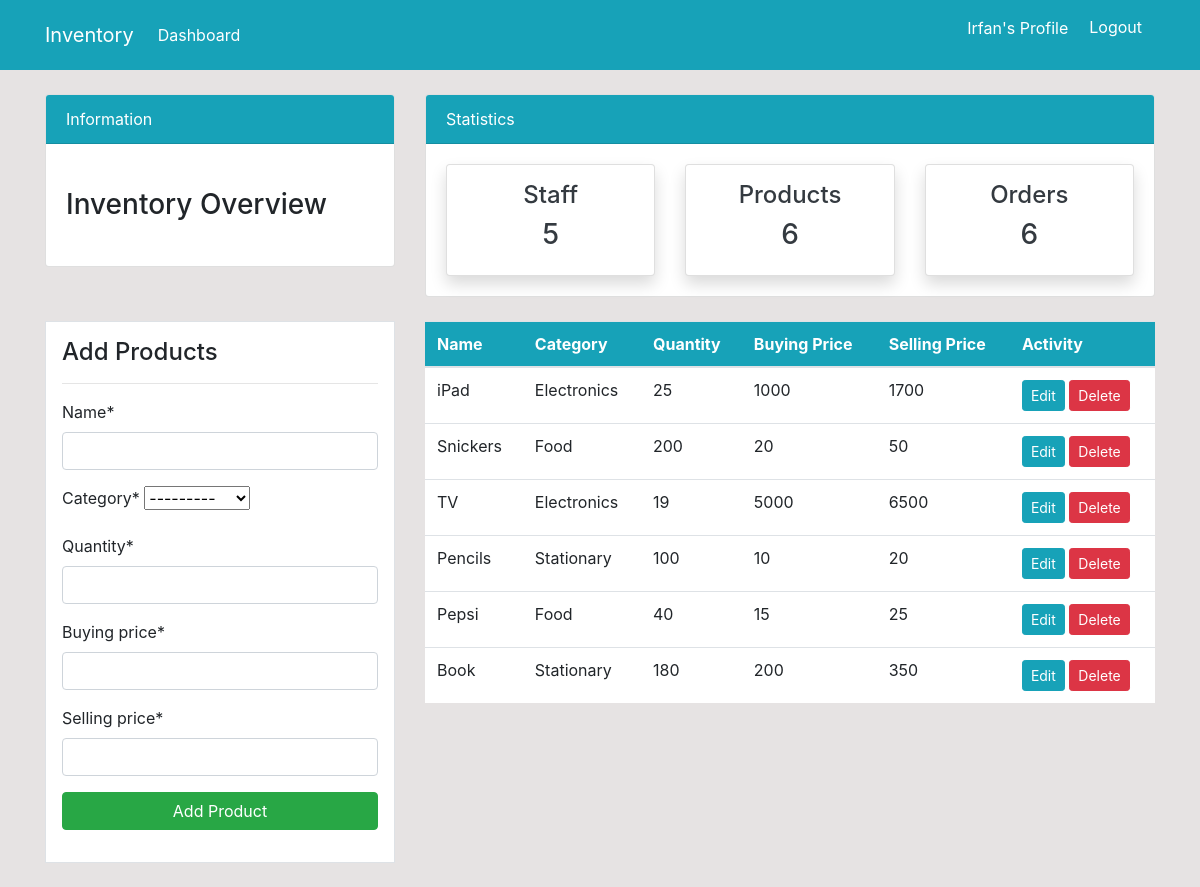
The app's page /product/ (signed in) with its own data.
### dashboard/models.py (models this page shows, shortened)
class Product(models.Model):
    name = models.CharField(max_length=100, null=True)
    category = models.CharField(max_length=20, choices=CATEGORY, null=True)
    quantity = models.PositiveIntegerField(null=True)
    buying_price = models.PositiveIntegerField(null=True)
    selling_price = models.PositiveIntegerField(null=True)
    class Meta:
        verbose_name_plural = 'Product'

### dashboard/views.py (the view)
# urls.py: path('product/', views.product, name='dashboard-product'),
@login_required(login_url='user-login')
def product(request):
    items = Product.objects.all()
    items_count = items.count()
    workers_count = User.objects.all().count()
    orders_count = Order.objects.all().count()
    if request.method == 'POST':
        form = ProductForm(request.POST)
        if form.is_valid():
            form.save()
            product_name = form.cleaned_data.get('name')
            messages.success(request, f'{product_name} has been added')
            return redirect('dashboard-product')
    else:
        form = ProductForm()
    context = {
        'items': items,
        'form': form,
        'workers_count':workers_count,
        'orders_count': orders_count,
        'items_count': items_count,
    }
    return render(request, 'dashboard/product.html', context)

### dashboard/forms.py
class ProductForm(forms.ModelForm):
    class Meta:
        model = Product
        fields = ['name', 'category', 'quantity', 'buying_price', 'selling_price']

### templates/dashboard/product.html (shortened to what this page needs)
{% extends 'partials/base.html' %}
{% load crispy_forms_tags %}
{% block content %}
{% include 'partials/topnav.html' %}
<div class="container">
    <div class="row my-4">
        <div class="col-md-4">
            <div class="border bg-white p-3">
                <h4>Add Products</h4>
                <hr>
                <form method="POST">
                    {{ form|crispy }}
                    <input class="btn btn-success btn-block" type="submit" value="Add Product">
                </form>
            </div>
        </div>
        <div class="col-md-8">
            <table class="table bg-white">
                <thead class="bg-info">
                    <tr class="text-white">
                        <th scope="col">Name</th>
                        <th scope="col">Category</th>
                        <th scope="col">Quantity</th>
                        <th scope="col">Buying Price</th>
                        <th scope="col">Selling Price</th>
                        <th scope="col">Activity</th>
                    </tr>
                </thead>
                <tbody>
                    {% for item in items %}
                    <tr>
                        <td>{{ item.name }}</td>
                        <td>{{ item.category }}</td>
                        <td>{{ item.quantity }}</td>
                        <td>{{ item.buying_price }}</td>
                        <td>{{ item.selling_price }}</td>
                        <td>
                            <a class="btn btn-info btn-sm" href="{% url 'dashboard-product-update' item.id %}">Edit</a>
                            <a class="btn btn-danger btn-sm" href="{% url 'dashboard-product-delete' item.id %}">Delete</a>
                        </td>
                    </tr>
                    {% endfor %}
                </tbody>
            </table>
        </div>
    </div>
</div>
{% endblock %}

### templates/partials/base.html (shortened to what this page needs)
{% load static %}
<html lang="en">
  <head>
    <link rel="stylesheet" href="https://cdn.jsdelivr.net/npm/bootstrap@4.6.2/dist/css/bootstrap.min.css">
    <link rel="stylesheet" href="{% static '/style.css' %}">
  </head>
  <body>
    {% include 'partials/nav.html' %}
    {% block content %}
    {% endblock %}
  </body>
</html>

### templates/partials/nav.html (shortened to what this page needs)
<nav class="navbar navbar-expand-lg navbar-info bg-info">
    {% if user.is_authenticated %}
    <div class="container">
        <a class="navbar-brand text-white" href="{% url 'dashboard-index' %}">Inventory</a>
        <div class="collapse navbar-collapse" id="navbarSupportedContent">
            <ul class="navbar-nav mr-auto">
                <li class="nav-item active">
                    <a class="nav-link text-white" href="{% url 'dashboard-index' %}">Dashboard </a>
                </li>
            </ul>
            <ul class="navbar-nav ml-auto">
                <li class="nav-item active">
                    <a class="nav-link text-white" href="{% url 'user-profile' %}">{{ user.username }}'s Profile </a>
                </li>
                <li class="nav-item">
                    <form action="{% url 'user-logout' %}" method="POST">
                        <input class="btn text-white" type="submit" value="Logout">
                    </form>
                </li>
            </ul>
    {% endif %}
        </div>
    </div>
</nav>

### templates/partials/topnav.html (shortened to what this page needs)
<div class="container">
    <div class="row mt-4">
        <div class="col-md-4">
            <div class="card">
                <div class="card-header bg-info text-white">
                    Information
                </div>
                <div class="card-body">
                    <marquee behavior="" direction="">
                        <h3 class="my-4">Inventory Overview</h3>
                    </marquee>
                </div>
            </div>
        </div>
        <div class="col-md-8">
            <div class="card">
                <div class="card-header bg-info text-white">
                    Statistics
                </div>
                <div class="card-body">
                    <div class="row">
                        <div class="col-md-4">
                            <a class="text-decoration-none text-dark" href="{% url 'dashboard-staff' %}">
                                <div class="card my-card shadow text-center p-3">
                                    <h4>Staff </h4>
                                    <h3>{{ workers_count }}</h3>
                                </div>
                            </a>
                        </div>
                        <div class="col-md-4">
                            <a class="text-decoration-none text-dark" href="{% url 'dashboard-product' %}">
                                <div class="card my-card shadow text-center p-3">
                                    <h4>Products </h4>
                                    <h3>{{ items_count }}</h3>
                                </div>
                            </a>
                        </div>
                        <div class="col-md-4">
                            <a class="text-decoration-none text-dark" href="{% url 'dashboard-order' %}">
                                <div class="card my-card shadow text-center p-3">
                                    <h4>Orders </h4>
                                    <h3>{{ orders_count }}</h3>
                                </div>
                            </a>
                        </div>
                    </div>
                </div>
            </div>
        </div>
    </div>
</div>

### static/style.css (style rules this page uses)
body { background: rgb(230, 227, 227); }

### records on screen
Product: name "iPad", category "Electronics", quantity "25", buying_price "1000", selling_price "1700"
Product: name "Snickers", category "Food", quantity "200", buying_price "20", selling_price "50"
Product: name "TV", category "Electronics", quantity "19", buying_price "5000", selling_price "6500"
Product: name "Pencils", category "Stationary", quantity "100", buying_price "10", selling_price "20"
Product: name "Pepsi", category "Food", quantity "40", buying_price "15", selling_price "25"
Product: name "Book", category "Stationary", quantity "180", buying_price "200", selling_price "350"

### other values on screen
{{ user.username }} "Irfan"
{{ workers_count }} "5"
{{ items_count }} "6"
{{ orders_count }} "6"
